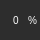
    <widget class="QFrame" name="frame_4">
     <property name="geometry">
      <rect>
       <x>1600</x>
       <y>130</y>
       <width>40</width>
       <height>40</height>
      </rect>
     </property>
     <property name="styleSheet">
      <string notr="true">QFrame{
background-color: rgb(45, 45, 45);
border-radius:20px;
}</string>
     </property>
     <property name="frameShape">
      <enum>QFrame::StyledPanel</enum>
     </property>
     <property name="frameShadow">
      <enum>QFrame::Plain</enum>
     </property>
     <widget class="QWidget" name="horizontalLayoutWidget_5">
      <property name="geometry">
       <rect>
        <x>6</x>
        <y>10</y>
        <width>31</width>
        <height>21</height>
       </rect>
      </property>
      <layout class="QHBoxLayout" name="horizontalLayout_5">
       <item>
        <widget class="QLabel" name="Finential_statistic1_6">
         <property name="styleSheet">
          <string notr="true">color:white;
background-color: rgba(255, 255, 255, 0);
font: 10px;
padding-left:5px;
text-align: right;</string>
         </property>
         <property name="text">
          <string>0</string>
         </property>
         <property name="wordWrap">
          <bool>true</bool>
         </property>
        </widget>
       </item>
       <item>
        <widget class="QLabel" name="Finential_statistic1_7">
         <property name="styleSheet">
          <string notr="true">color:white;
font: 10px;
background-color:rgba(255, 255, 255, 0);</string>
         </property>
         <property name="frameShadow">
          <enum>QFrame::Raised</enum>
         </property>
         <property name="text">
          <string>%</string>
         </property>
         <property name="wordWrap">
          <bool>true</bool>
         </property>
        </widget>
       </item>
      </layout>
     </widget>
    </widget>
